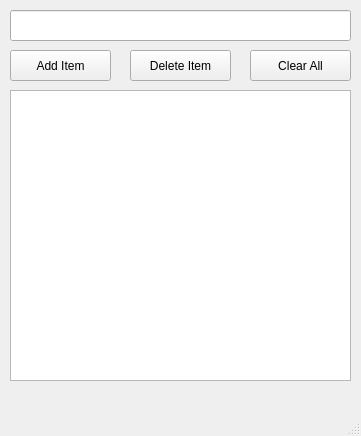
<?xml version="1.0" encoding="UTF-8"?>
<ui version="4.0">
 <class>MainWindow</class>
 <widget class="QMainWindow" name="MainWindow">
  <property name="geometry">
   <rect>
    <x>0</x>
    <y>0</y>
    <width>361</width>
    <height>436</height>
   </rect>
  </property>
  <property name="windowTitle">
   <string>TODO List</string>
  </property>
  <widget class="QWidget" name="centralwidget">
   <widget class="QPushButton" name="additem_pushButton">
    <property name="geometry">
     <rect>
      <x>10</x>
      <y>50</y>
      <width>101</width>
      <height>31</height>
     </rect>
    </property>
    <property name="text">
     <string>Add Item</string>
    </property>
   </widget>
   <widget class="QPushButton" name="deleteitem_pushButton_2">
    <property name="geometry">
     <rect>
      <x>130</x>
      <y>50</y>
      <width>101</width>
      <height>31</height>
     </rect>
    </property>
    <property name="text">
     <string>Delete Item</string>
    </property>
   </widget>
   <widget class="QPushButton" name="clearall_pushButton_3">
    <property name="geometry">
     <rect>
      <x>250</x>
      <y>50</y>
      <width>101</width>
      <height>31</height>
     </rect>
    </property>
    <property name="text">
     <string>Clear All</string>
    </property>
   </widget>
   <widget class="QLineEdit" name="additem_lineEdit">
    <property name="geometry">
     <rect>
      <x>10</x>
      <y>10</y>
      <width>341</width>
      <height>31</height>
     </rect>
    </property>
   </widget>
   <widget class="QListWidget" name="mylist_listWidget">
    <property name="geometry">
     <rect>
      <x>10</x>
      <y>90</y>
      <width>341</width>
      <height>291</height>
     </rect>
    </property>
   </widget>
  </widget>
  <widget class="QMenuBar" name="menubar">
   <property name="geometry">
    <rect>
     <x>0</x>
     <y>0</y>
     <width>361</width>
     <height>26</height>
    </rect>
   </property>
  </widget>
  <widget class="QStatusBar" name="statusbar"/>
 </widget>
 <resources/>
 <connections/>
</ui>
